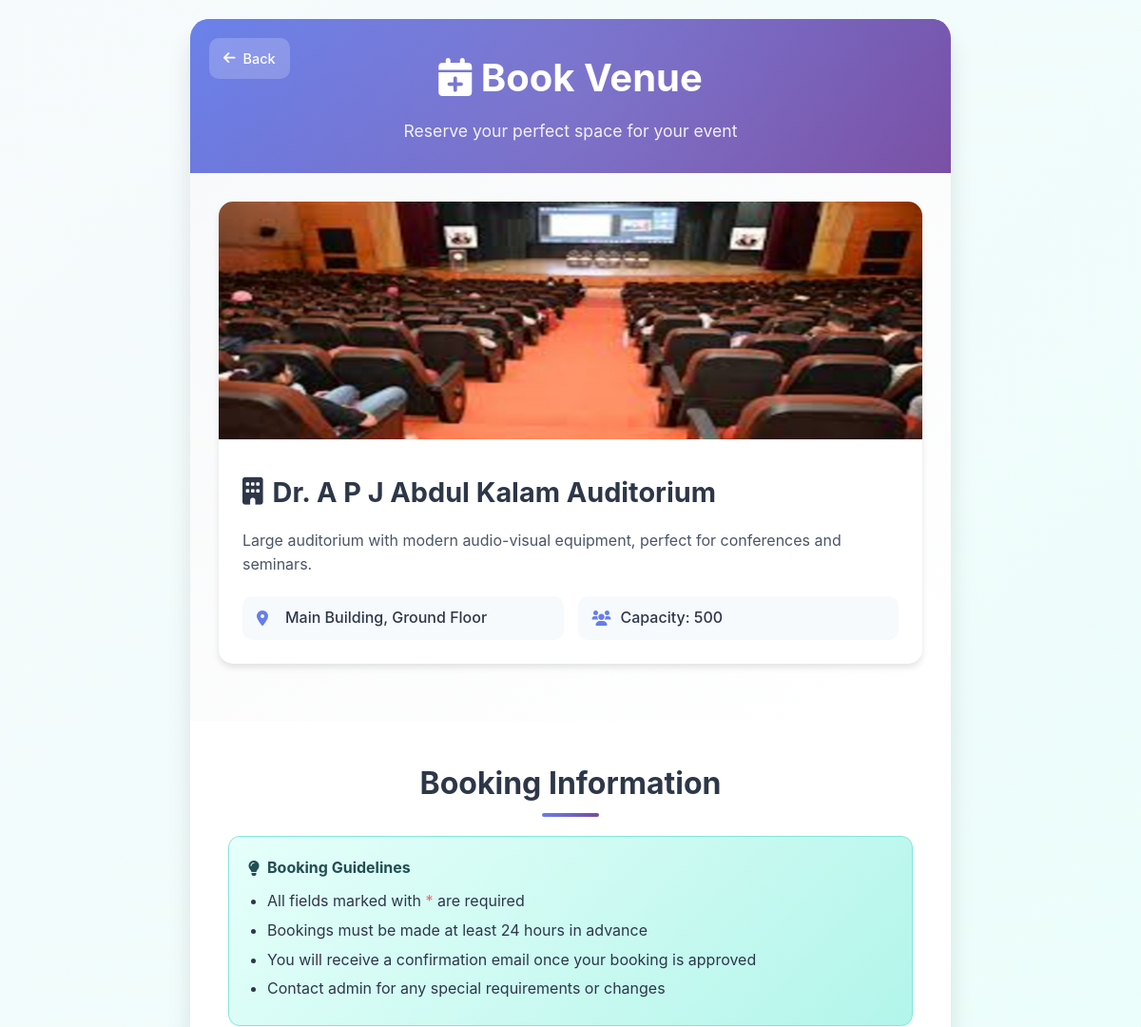
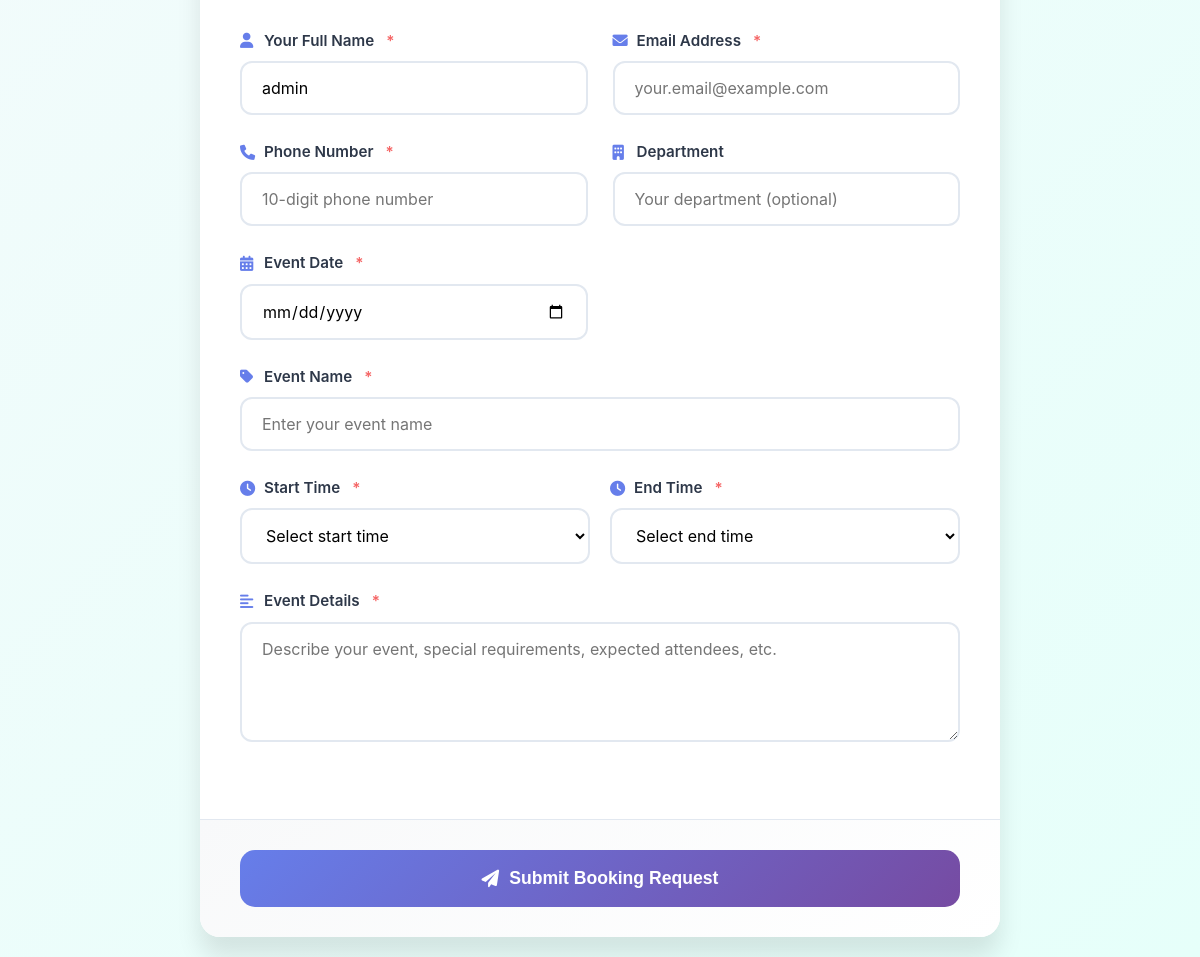
The page /public/book_venue.php?id=1 (signed in) on the database its author committed (2 pictures, top to bottom).
### tables this page shows
CREATE TABLE `venues` (
  `id` int NOT NULL AUTO_INCREMENT,
  `name` varchar(150) NOT NULL,
  `location` varchar(255) DEFAULT NULL,
  `capacity` int DEFAULT NULL,
  `price` decimal(10,2) DEFAULT NULL,
  `description` text,
  `is_available` tinyint(1) DEFAULT '1',
  `image` varchar(255) DEFAULT 'default_venue.jpg',
  PRIMARY KEY (`id`)
);

### public/book_venue.php (the view, shortened to what this page needs)
<?php
include '../api/config.php';
$venue_id = $_GET['id'];
$stmt = $conn->prepare("SELECT * FROM venues WHERE id = :id AND is_available = 1");
$stmt->bindParam(':id', $venue_id, PDO::PARAM_INT);
$stmt->execute();
$venue = $stmt->fetch(PDO::FETCH_ASSOC);
?>
<!DOCTYPE html>
<html lang="en">
<head>
    <link href="https://cdnjs.cloudflare.com/ajax/libs/font-awesome/6.0.0/css/all.min.css" rel="stylesheet">
</head>
<body>
    <div class="container">
        <div class="header">
            <a href="index.php" class="back-btn">
                <i class="fas fa-arrow-left"></i>
                Back
            </a>
            <h1><i class="fas fa-calendar-plus"></i> Book Venue</h1>
            <p>Reserve your perfect space for your event</p>
        </div>
        <div class="venue-showcase">
            <div class="venue-card">
                <?php
                $imagePath = 'images/' . ($venue['image'] ?? 'default_venue.jpg');
                ?>
                <img src="<?= $imagePath ?>" alt="<?= htmlspecialchars($venue['name']) ?>" class="venue-img">
                <div class="venue-info">
                    <h2 class="venue-title">
                        <i class="fas fa-building"></i>
                        <?= htmlspecialchars($venue['name']) ?>
                    </h2>
                    <p style="color: var(--text-light); margin-bottom: 20px;">
                        <?= htmlspecialchars($venue['description'] ?? 'Professional venue space perfect for your events.') ?>
                    </p>
                    <div class="venue-details">
                        <div class="detail-item">
                            <i class="fas fa-map-marker-alt"></i>
                            <span><?= htmlspecialchars($venue['location'] ?? 'VTU Campus') ?></span>
                        </div>
                        <div class="detail-item">
                            <i class="fas fa-users"></i>
                            <span>Capacity: <?= htmlspecialchars($venue['capacity'] ?? 'N/A') ?></span>
                        </div>
                    </div>
                </div>
            </div>
        </div>
        <div class="form-section">
            <h2 class="form-title">Booking Information</h2>
            <div class="form-tips">
                <h4><i class="fas fa-lightbulb"></i> Booking Guidelines</h4>
                <ul>
                    <li>All fields marked with <span style="color: var(--error);">*</span> are required</li>
                    <li>Bookings must be made at least 24 hours in advance</li>
                    <li>You will receive a confirmation email once your booking is approved</li>
                    <li>Contact admin for any special requirements or changes</li>
                </ul>
            </div>
            <form action="process_booking.php" method="post" id="bookingForm">
                <div class="form-grid">
                    <div class="form-group">
                        <label class="required">
                            <i class="fas fa-user"></i>
                            Your Full Name
                        </label>
                        <input type="text" name="full_name" placeholder="Enter your full name" required>
                    </div>
                    <div class="form-group">
                        <label class="required">
                            <i class="fas fa-envelope"></i>
                            Email Address
                        </label>
                        <input type="email" name="email" placeholder="your.email@example.com" required>
                    </div>
                    <div class="form-group">
                        <label class="required">
                            <i class="fas fa-phone"></i>
                            Phone Number
                        </label>
                        <input type="tel" id="phone" name="phone" placeholder="10-digit phone number"
                               pattern="[0-9]{10}" maxlength="10" title="Please enter exactly 10 digits" required>
                    </div>
                    <div class="form-group">
                        <label>
                            <i class="fas fa-building"></i>
                            Department
                        </label>
                        <input type="text" name="department" placeholder="Your department (optional)">
                    </div>
                    <div class="form-group">
                        <label class="required">
                            <i class="fas fa-calendar-alt"></i>
                            Event Date
                        </label>
                        <input type="date" name="event_date" min="<?= date('Y-m-d', strtotime('+1 day')) ?>" required>
                    </div>
                    <div class="form-group full-width">
                        <label class="required">
                            <i class="fas fa-tag"></i>
                            Event Name
                        </label>
                        <input type="text" name="event_name" placeholder="Enter your event name" required>
                    </div>
                    <div class="form-group full-width">
                        <div class="time-grid">
                            <div>
                                <label class="required">
                                    <i class="fas fa-clock"></i>
                                    Start Time
                                </label>
                                <select name="start_time" required>
                                    <option value="">Select start time</option>
                                </select>
                            </div>
                            <div>
                                <label class="required">
                                    <i class="fas fa-clock"></i>
                                    End Time
                                </label>
                                <select name="end_time" required>
                                    <option value="">Select end time</option>
                                </select>
                            </div>
                        </div>
                    </div>
                    <div class="form-group full-width">
                        <label class="required">
                            <i class="fas fa-align-left"></i>
                            Event Details
                        </label>
                        <textarea name="event_details" placeholder="Describe your event, special requirements, expected attendees, etc." required></textarea>
                    </div>
                </div>
            </form>
        </div>
        <div class="submit-section">
            <button type="submit" form="bookingForm" class="submit-btn">
                <i class="fas fa-paper-plane"></i>
                Submit Booking Request
            </button>
        </div>
    </div>
</body>
</html>

### rows shown on the page
venues: image (picture), name "Dr. A P J Abdul Kalam Auditorium", description "Large auditorium with modern audio-visual equipment, perfect for conferences and seminars.", location "Main Building, Ground Floor", capacity "500"
